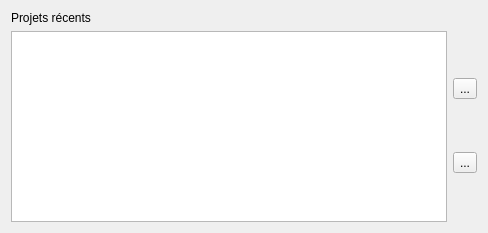
<?xml version="1.0" encoding="UTF-8"?>
<ui version="4.0">
 <class>StartWindow</class>
 <widget class="QDialog" name="StartWindow">
  <property name="geometry">
   <rect>
    <x>0</x>
    <y>0</y>
    <width>488</width>
    <height>233</height>
   </rect>
  </property>
  <property name="windowTitle">
   <string>Dialog</string>
  </property>
  <layout class="QGridLayout" name="gridLayout">
   <item row="1" column="0">
    <widget class="QListWidget" name="listRecentsProjects"/>
   </item>
   <item row="0" column="0">
    <widget class="QLabel" name="recentProjectLabel">
     <property name="text">
      <string>Projets récents</string>
     </property>
    </widget>
   </item>
   <item row="1" column="1" colspan="2">
    <layout class="QGridLayout" name="gridLayout_3" columnstretch="0" rowminimumheight="0,0">
     <property name="sizeConstraint">
      <enum>QLayout::SetNoConstraint</enum>
     </property>
     <item row="0" column="0">
      <widget class="QToolButton" name="newProjectButton">
       <property name="text">
        <string>...</string>
       </property>
      </widget>
     </item>
     <item row="1" column="0">
      <widget class="QToolButton" name="openProjectButton">
       <property name="text">
        <string>...</string>
       </property>
      </widget>
     </item>
    </layout>
   </item>
  </layout>
 </widget>
 <resources/>
 <connections/>
</ui>
